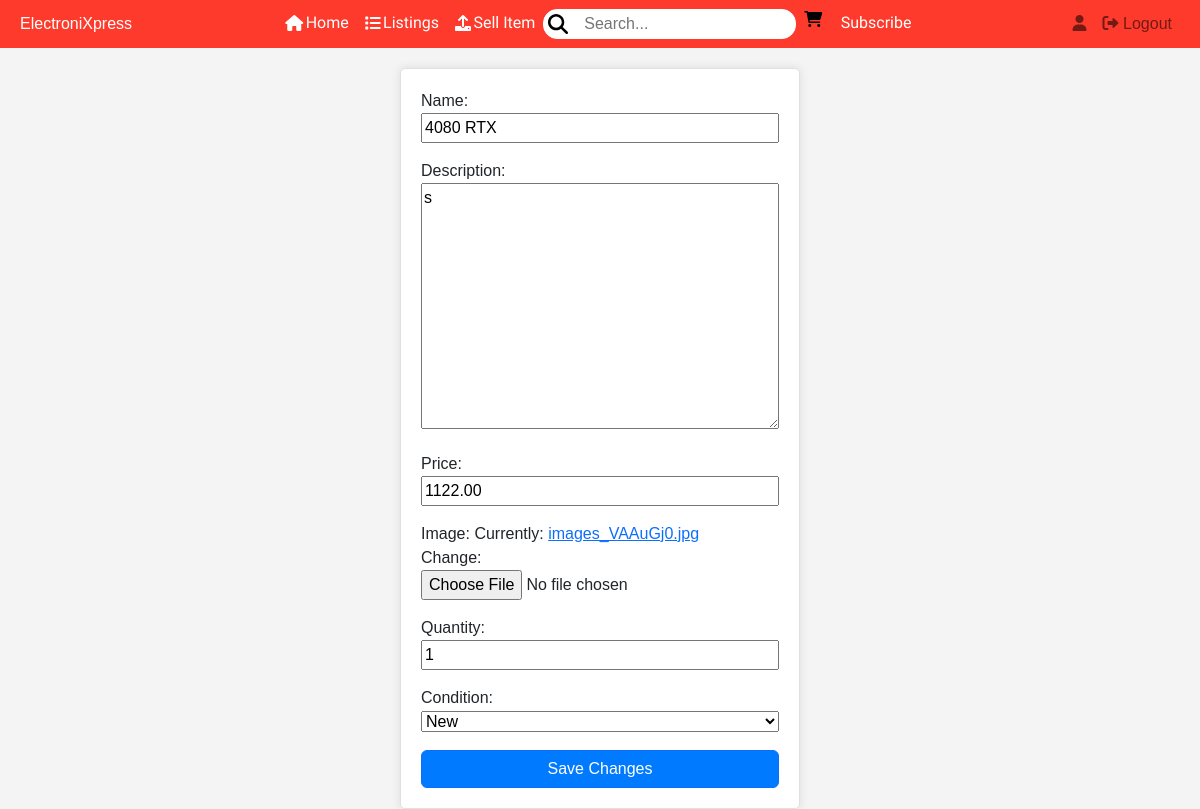
The app's page /edit_item/33/ (signed in) with its own data.
### onlineshop/models.py (models this page shows, shortened)
class Item(models.Model):
    name = models.CharField(max_length=254)
    price = models.DecimalField(max_digits=6, decimal_places=2)
    description = models.TextField()
    sku = models.CharField(max_length=254, null=True, blank=True)
    image = models.ImageField(upload_to=upload_to)
    seller = models.ForeignKey(User, on_delete=models.CASCADE, related_name="items")
    created_on = models.DateTimeField(default=timezone.now)
    is_available = models.BooleanField(default=True) #retrieves the items and displays it in section items for sale
    is_sold = models.BooleanField(default=False)# Mark as sold button will check the state of this
    quantity = models.PositiveIntegerField(default=1)
    condition = models.CharField(max_length=50, choices=CONDITION_CHOICES, default='new')
    default_country = CountryField(blank_label="Country", null=True, blank=True)

### onlineshop/views.py (the view)
# urls.py: path("edit_item/<int:item_id>/", views.edit_item_view, name="edit_item"),
@login_required
def edit_item_view(request, item_id):
    item = get_object_or_404(Item, id=item_id, seller=request.user)
    if request.method == "POST":
        form = EditItemForm(request.POST, request.FILES, instance=item)
        if form.is_valid():
            form.save()
            return redirect("profile")
    else:
        form = EditItemForm(instance=item)
    return render(request, "edit_item.html", {"form": form, "item": item})

### onlineshop/forms.py
class EditItemForm(forms.ModelForm):
    class Meta:
        model = Item
        fields = ["name", "description", "price",
                  "image", "quantity", "condition"]

### templates/edit_item.html (shortened to what this page needs)
{% extends 'base.html' %}
{% load static %}
{% block content %}
<link rel="stylesheet" href="{% static 'css/edit_item.css' %}" />
<form method="post" class="modern-form">
    {{ form.as_p }}
    <button class="btn btn-primary" type="submit">Save Changes</button>
</form>
{% endblock %}

### static/css/edit_item.css (style rules this page uses)
body { background-color: #f4f4f4; font-family: Arial, sans-serif; }
button, input, optgroup, select, textarea { margin: 0; font-family: inherit; font-size: inherit; width: 100%; line-height: inherit; }
.modern-form { background-color: #ffffff; border: 1px solid #e0e0e0; border-radius: 5px; padding: 20px; box-shadow: 0px 0px 10px rgba(0, 0, 0, 0.1); margin-top: 20px; max-width: 400px; margin-left: auto; margin-right: auto; }
.modern-form .btn-primary { background-color: #007bff; color: #fff; width: 100%; }

### records on screen
Item: name "4080 RTX", description "s", price "1122.00", quantity "1", condition "New"
